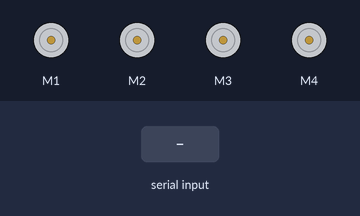
The sketch below on a simulated Arduino Uno, built with avr-gcc and run on an emulated ATmega328P. Parts: 4 × DC motor (green arrow = forward, orange = backward, longer = faster). The inputs (shaded band) are chosen by the test bench.

Above: at 1.2 s.
1.3 s: "F" received over Serial
At 2.4 s:
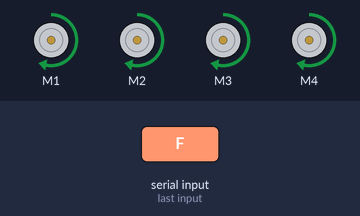
2.8 s: "B" received over Serial
At 3.8 s:
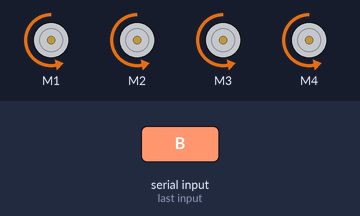
4.3 s: "L" received over Serial
At 5.2 s:
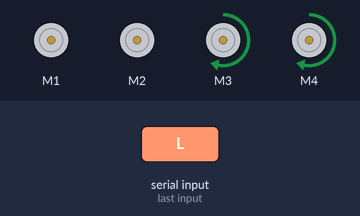
5.8 s: "R" received over Serial
At 6.6 s:
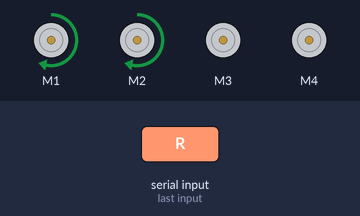
7.3 s: "I" received over Serial
At 8.1 s:
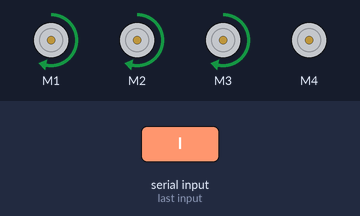
8.8 s: "G" received over Serial
At 9.5 s:
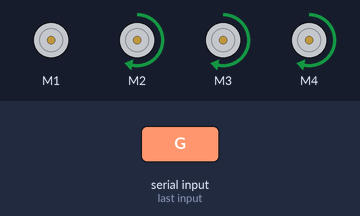
Timing chart, 0 to 11.3 s (numbered marks = the images above; inputs shaded):
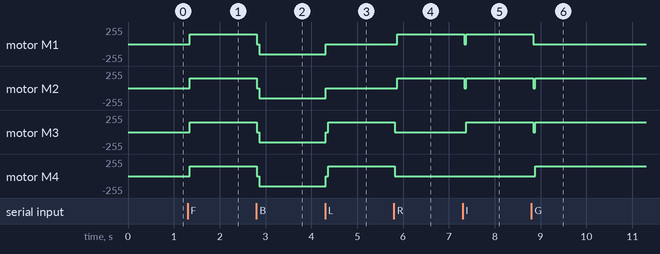

Measured:
- after the input at 1.3 s, motor M1–4: stopped → forward 150/255 after 0.05 s
- after the input at 2.8 s, motor M1–4: forward 150/255 → backward 150/255 at once
- after the input at 4.3 s, motor M1, motor M2: backward 150/255 → stopped at once; motor M3, motor M4: backward 150/255 → forward 150/255 at once
- after the input at 5.8 s, motor M1, motor M2: stopped → forward 150/255 after 0.07 s; motor M3, motor M4: forward 150/255 → stopped at once
- after the input at 7.3 s, motor M1, motor M2: forward 150/255 → stopped at once, → forward 150/255 0.05 s later; motor M3: stopped → forward 150/255 after 0.08 s
- after the input at 8.8 s, motor M1: forward 150/255 → stopped at once; motor M2, motor M3: forward 150/255 → stopped at once, → forward 150/255 0.05 s later; motor M4: stopped → forward 150/255 after 0.09 s

The sketch:

new_rc_car.ino
```cpp
#include <AFMotor.h>

AF_DCMotor motor1(1, MOTOR12_8KHZ);
AF_DCMotor motor2(2, MOTOR12_8KHZ);
AF_DCMotor motor3(3, MOTOR12_8KHZ);
AF_DCMotor motor4(4, MOTOR12_8KHZ);

void setup() {
  // put your setup code here, to run once:
  Serial.begin(9600);
  motor1.setSpeed(150);
  motor2.setSpeed(150);
  motor3.setSpeed(150);
  motor4.setSpeed(150);
}

int command;
void forward(){
    motor1.run (FORWARD);
    motor2.run (FORWARD);
    motor3.run (FORWARD);
    motor4.run (FORWARD);
    delay(50);
}

void backward(){
    motor1.run (BACKWARD);
    motor2.run (BACKWARD);
    motor3.run (BACKWARD);
    motor4.run (BACKWARD);
    delay(50);
}

void right(){
    motor1.run (FORWARD);
    motor2.run (FORWARD);

    motor3.run (RELEASE);
    motor4.run (RELEASE);
    delay(50);
}

void left(){
    motor1.run (RELEASE);
    motor2.run (RELEASE);

    motor3.run (FORWARD);
    motor4.run (FORWARD);
    delay(50);
}

void stopcar(){
    motor1.run (RELEASE);
    motor2.run (RELEASE);
    motor3.run (RELEASE);
    motor4.run (RELEASE);
    delay(50);
}
void forwardright(){
    motor1.run (FORWARD);
    motor2.run (FORWARD);

    motor3.run (FORWARD);
    motor4.run (RELEASE);
    delay(50);
}

void forwardleft(){
    motor1.run (RELEASE);
    motor2.run (FORWARD);

    motor3.run (FORWARD);
    motor4.run (FORWARD);
    delay(50);
}

void backwardright(){
    motor1.run (BACKWARD);
    motor2.run (BACKWARD);

    motor3.run (RELEASE);
    motor4.run (BACKWARD);
    delay(50);
}

void backwardleft(){
    motor1.run (BACKWARD);
    motor2.run (RELEASE);

    motor3.run (BACKWARD);
    motor4.run (BACKWARD);
    delay(50);
}
void setspeedofcar(int speedofcar){
    motor1.setSpeed(speedofcar);
    motor2.setSpeed(speedofcar);
    motor3.setSpeed(speedofcar);
    motor4.setSpeed(speedofcar);
    delay(50);
}
void loop() {
  // put your main code here, to run repeatedly:
  if (Serial.available() > 0) {
    command = Serial.read();
    stopcar();
  }
  switch(command){
    case 'F':forward(); break;
    case 'B':backward(); break;
    case 'L':left(); break;
    case 'R':right(); break;
    case 'S':stopcar(); break;

    case 'I':forwardright(); break;
    case 'G':forwardleft(); break;
    case 'J':backwardright(); break;
    case 'H':backwardleft(); break;

    case '0':setspeedofcar(100);break;
    case '1':setspeedofcar(115);break;
    case '2':setspeedofcar(130);break;
    case '3':setspeedofcar(145);break;
    case '4':setspeedofcar(160);break;
    case '5':setspeedofcar(175);break;
    case '6':setspeedofcar(190);break;
    case '7':setspeedofcar(205);break;
    case '8':setspeedofcar(220);break;
    case '9':setspeedofcar(235);break;
    case 'q':setspeedofcar(255);break;
  }
}
```
